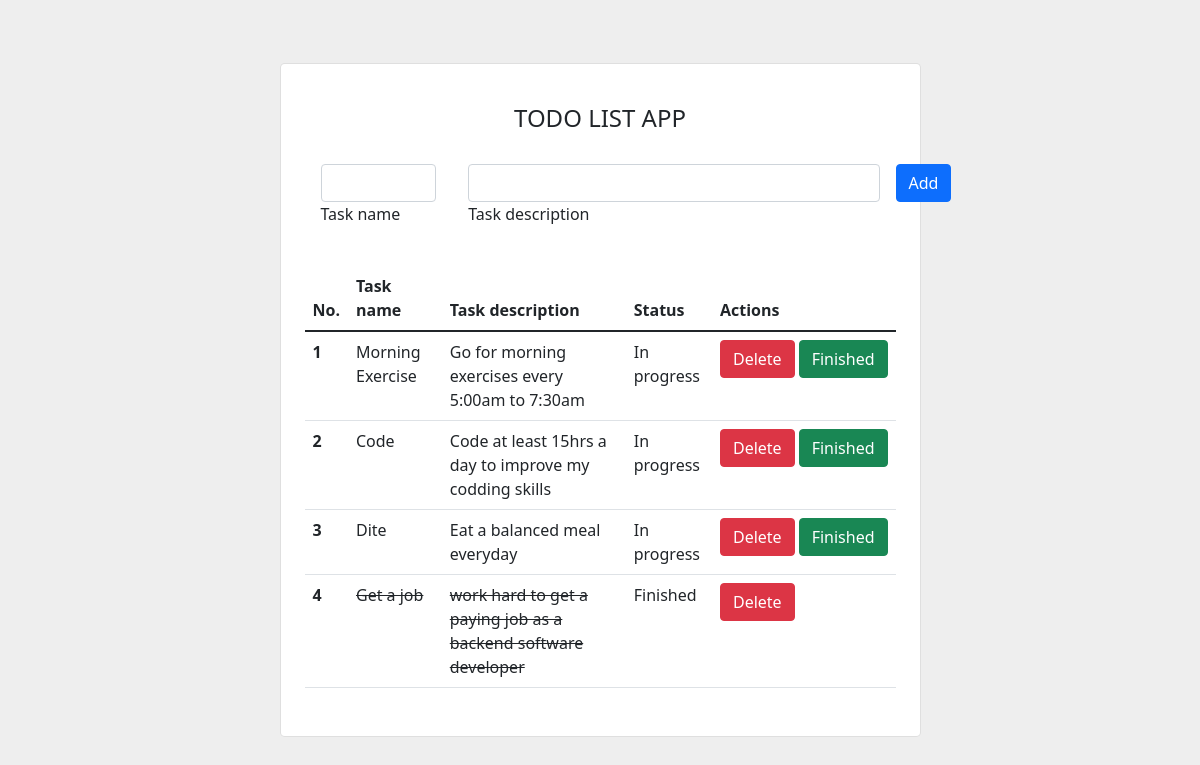
The page / on the database its author committed.
### api/models.py (models this page shows, shortened)
class Todo(models.Model):
    name           = models.CharField(max_length=100)
    description    = models.CharField(max_length=200)
    done           = models.BooleanField(default=False)
    date_created   = models.DateTimeField(auto_now_add=True)

### backend/views.py (the view)
# urls.py: 2. Add a URL to urlpatterns:  path('', views.home, name='home')
def home(request):
    todos = Todo.objects.all()
    context = {"todos":todos}
    return render(request, 'index.html', context)

### backend/templates/index.html (shortened to what this page needs)
{% load static %}
<!DOCTYPE html>
<html>
<head>
	<link href="https://cdn.jsdelivr.net/npm/bootstrap@5.1.3/dist/css/bootstrap.min.css" rel="stylesheet">
</head>
<body>
	<section class="vh-100" style="background-color: #eee;">
  <div class="container py-5 h-100">
    <div class="row d-flex justify-content-center align-items-center h-100">
      <div class="col col-lg-9 col-xl-7">
        <div class="card rounded-3">
          <div class="card-body p-4">
            <h4 class="text-center my-3 pb-3">TODO LIST APP</h4>
            <form method="POST" action="{% url "todo:create" %}" class="row row-cols-lg-auto g-3 justify-content-center align-items-center mb-4 pb-2">
              <div class="action-btns">
                <div class="col-3 px-3" class="todo-input">
                  <div class="form-outline">
                    <input type="text" id="form1" name="name" class="form-control" required/>
                    <label class="form-label" for="form1">Task name</label>
                  </div>
                </div>
                <div class="col-9 px-3" class="todo-input">
                    <div class="form-outline">
                      <input type="text" id="form1" name="description" class="form-control" required/>
                      <label class="form-label" for="form1">Task description</label>
                    </div>
                  </div>
                <div class="col-3">
                  <button type="submit" class="btn btn-primary">Add</button>
                </div>
              </div>
            </form>
            <table class="table mb-4">
              <thead>
                <tr>
                  <th scope="col">No.</th>
                  <th scope="col">Task name</th>
                  <th scope="col">Task description</th>
                  <th scope="col">Status</th>
                  <th scope="col">Actions</th>
                </tr>
              </thead>
              <tbody>
                {% for todo in todos %}
                <tr>
                  <th scope="row">{{forloop.counter}}</th>
                  {% if todo.done %}
                    <td style="text-decoration: line-through;">{{todo.name}}</td>
                    <td style="text-decoration: line-through;">{{todo.description}}</td>
                  {% else %}
                    <td>{{todo.name}}</td>
                    <td>{{todo.description}}</td>
                  {% endif %}
                  <td>
                      {% if todo.done %}
                          Finished
                      {% else %}
                          In progress
                      {% endif %}
                    </td>
                  <td>
                    <div class="action-btns">
                      <form method="POST" action="{% url 'todo:delete' %}">
                          <button type="submit" class="btn btn-danger">Delete</button>
                      </form>
                      {% if todo.done %}
                      {% else %}
                      <form method="POST" action="{% url 'todo:update' %}">
                          <button type="submit" class="btn btn-success ms-1">Finished</button>
                      </form>
                      {% endif %}
                    </div>
                  </td>
                </tr>
                {% endfor %}
              </tbody>
            </table>
          </div>
        </div>
      </div>
    </div>
  </div>
</section>
</body>
</html>

### backend/templates/index.html (style rules this page uses)
.action-btns { display: flex; flex-direction: row; justify-content: space-between; }

### rows shown on the page
Todo: name "Morning Exercise", description "Go for morning exercises every 5:00am to 7:30am", done "In progress"
Todo: name "Code", description "Code at least 15hrs a day to improve my codding skills", done "In progress"
Todo: name "Dite", description "Eat a balanced meal everyday", done "In progress"
Todo: name "Get a job", description "work hard to get a paying job as a backend software developer", done "Finished"
